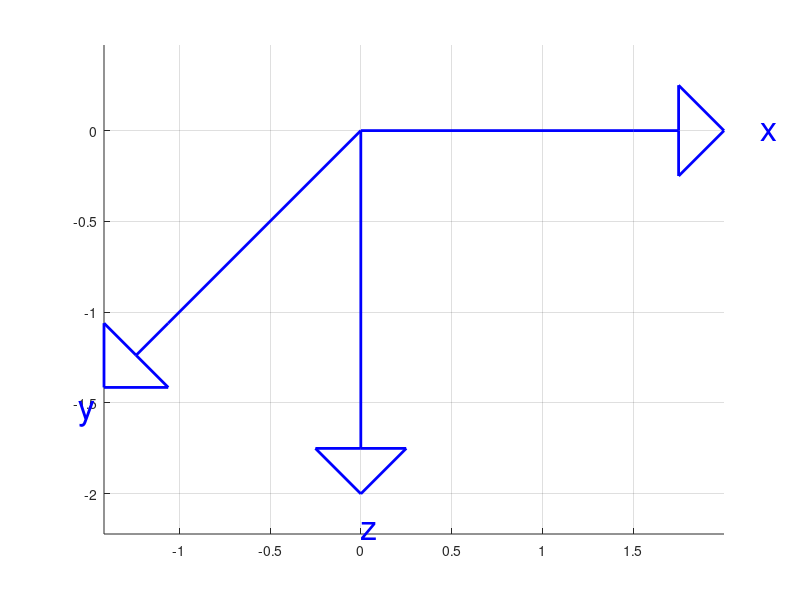

This figure's MATLAB source:
%% Coordinate System Plot
clear
clc
clf

arrow1_angle = 180;    % angle of arrow1
arrow1_pos = 0; % position of arrow1
arrow1_sign = 1;    % direction of the arrow

arrow2_angle = 90;    % angle of arrow2
arrow2_pos = 0; % position of arrow2
arrow2_sign = 1;    % direction of the arrow

arrow3_angle = 45;    % angle of arrow3
arrow3_pos = 0; % position of arrow3
arrow3_sign = 1;    % direction of the arrow

%% define arrow1
arrow1_length = 2;
arrow1scale = 1;
arrow1phi = deg2rad(arrow1_angle-180);
TextArrow1X = [(-6/4)] * arrow1_length + 3.2;
TextArrow1Y = [(-2/4)] * arrow1_length + 1;
Line1X = [(-4/4) (-1/4)] * arrow1_length;    % define the line of arrow1
Line1Y = [0 0] * arrow1_length;  % define the line of arrow1
Arrow1X = [(-1/4) (-1/4) 0 (-1/4) (-1/4)];   % define the tip of arrow1
Arrow1Y = [0 (1/4) 0 (-1/4) 0];  % define the tip of arrow1
Arrow1R = [cos(arrow1phi) -sin(arrow1phi); sin(arrow1phi) cos(arrow1phi)];
Arrow1 = [TextArrow1X Line1X Arrow1X; TextArrow1Y Line1Y Arrow1Y] * arrow1scale;
Arrow1Rotated = Arrow1R * Arrow1;
Arrow1XRotated = Arrow1Rotated(1,:)  + 2 + arrow1_pos;
Arrow1YRotated = Arrow1Rotated(2,:);

%% define arrow2
arrow2_length = 2;
arrow2scale = 1;
arrow2phi = deg2rad(arrow2_angle-180);
TextArrow2X = [(-6/4)] * arrow2_length + 3.2;
TextArrow2Y = [(-2/4)] * arrow2_length + 1;
Line2X = [(-4/4) (-1/4)] * arrow2_length;    % define the line of arrow1
Line2Y = [0 0] * arrow2_length;  % define the line of arrow1
Arrow2X = [(-1/4) (-1/4) 0 (-1/4) (-1/4)];   % define the tip of arrow1
Arrow2Y = [0 (1/4) 0 (-1/4) 0];  % define the tip of arrow1
Arrow2R = [cos(arrow2phi) -sin(arrow2phi); sin(arrow2phi) cos(arrow2phi)];
Arrow2 = [TextArrow2X Line2X Arrow2X; TextArrow2Y Line2Y Arrow2Y] * arrow2scale;
Arrow2Rotated = Arrow2R * Arrow2;
Arrow2XRotated = Arrow2Rotated(1,:) + arrow2_pos;
Arrow2YRotated = Arrow2Rotated(2,:) - 2;

%% define arrow3
arrow3_length = 2;
arrow3scale = 1;
arrow3phi = deg2rad(arrow3_angle-180);
TextArrow3X = [(-6/4)] * arrow3_length + 3.2;
TextArrow3Y = [(-2/4)] * arrow3_length + 1;
Line3X = [(-4/4) (-1/4)] * arrow3_length;    % define the line of arrow1
Line3Y = [0 0] * arrow3_length;  % define the line of arrow1
Arrow3X = [(-1/4) (-1/4) 0 (-1/4) (-1/4)];   % define the tip of arrow1
Arrow3Y = [0 (1/4) 0 (-1/4) 0];  % define the tip of arrow1
Arrow3R = [cos(arrow3phi) -sin(arrow3phi); sin(arrow3phi) cos(arrow3phi)];
Arrow3 = [TextArrow3X Line3X Arrow3X; TextArrow3Y Line3Y Arrow3Y] * arrow3scale;
Arrow3Rotated = Arrow3R * Arrow3;
Arrow3XRotated = Arrow3Rotated(1,:) - (2/sqrt(2)) + arrow3_pos;
Arrow3YRotated = Arrow3Rotated(2,:) - (2/sqrt(2));

%% Plot

figure(1);
ha = axes;
hs1 = subplot(1,1,1);
hold(hs1, 'on');
grid on
axis equal

arrow1 = plot(Arrow1XRotated(2:8),Arrow1YRotated(2:8),'LineWidth',2,'Color','b');   % plot arrow1
arrow1text = text(Arrow1XRotated(1),Arrow1YRotated(1),'x','Fontsize',25,'Color','b');   % name arrow1

arrow2 = plot(Arrow2XRotated(2:8),Arrow2YRotated(2:8),'LineWidth',2,'Color','b');   % plot arrow1
arrow2text = text(Arrow2XRotated(1),Arrow2YRotated(1),'z','Fontsize',25,'Color','b');   % name arrow1

arrow3 = plot(Arrow3XRotated(2:8),Arrow3YRotated(2:8),'LineWidth',2,'Color','b');   % plot arrow1
arrow3text = text(Arrow3XRotated(1),Arrow3YRotated(1),'y','Fontsize',25,'Color','b');   % name arrow1